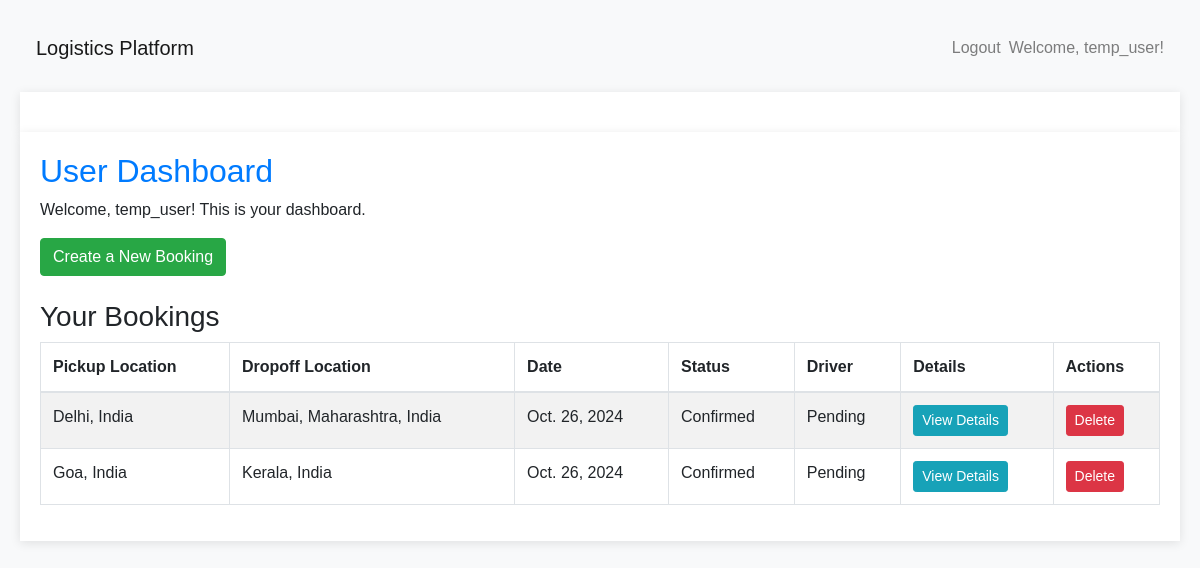
Page /accounts/user_dashboard/ (signed in) on the committed database.
### bookings/models.py (models this page shows, shortened)
class Booking(models.Model):
    STATUS_CHOICES = [
        ('pending', 'Pending'),
        ('confirmed', 'Confirmed'),
        ('accepted', 'Accepted'),
        ('rejected', 'Rejected'),
    ]
    user = models.ForeignKey(User, on_delete=models.CASCADE)
    pickup_location = models.CharField(max_length=255)
    dropoff_location = models.CharField(max_length=255)
    vehicle_type = models.ForeignKey(VehicleType, on_delete=models.CASCADE)
    date = models.DateField()
    created_at = models.DateTimeField(auto_now_add=True)
    distance = models.DecimalField(max_digits=10, decimal_places=2, null=True, blank=True)
    estimated_cost = models.DecimalField(max_digits=10, decimal_places=2, null=True, blank=True)
    status = models.CharField(max_length=20, choices=STATUS_CHOICES, default='pending')

### accounts/decorators.py (the view)
        def _wrapped_view(request, *args, **kwargs):
            if request.user.profile.role in allowed_roles:
                return view_func(request, *args, **kwargs)
            else:
                return HttpResponseForbidden("You are not authorized to view this page.")

### accounts/views.py (called while the page is built)
@login_required
@role_required(allowed_roles=['user'])
def user_dashboard(request):
    bookings = Booking.objects.filter(user=request.user).order_by('-created_at')
    return render(request, 'accounts/user_dashboard.html', {'bookings': bookings})

### accounts/templates/accounts/user_dashboard.html (shortened to what this page needs)
{% extends "base.html" %}
{% block content %}
<div class="container">
    <h2>User Dashboard</h2>
    <p>Welcome, {{ user.username }}! This is your dashboard.</p>
    <a href="{% url 'bookings:create_booking' %}" class="btn btn-success mb-4">Create a New Booking</a>
    <h3>Your Bookings</h3>
    {% if bookings %}
        <table class="table table-bordered table-striped">
            <thead>
                <tr>
                    <th>Pickup Location</th>
                    <th>Dropoff Location</th>
                    <th>Date</th>
                    <th>Status</th>
                    <th>Driver</th>
                    <th>Details</th>
                    <th>Actions</th>
                </tr>
            </thead>
            <tbody>
                {% for booking in bookings %}
                    <tr>
                        <td>{{ booking.pickup_location }}</td>
                        <td>{{ booking.dropoff_location }}</td>
                        <td>{{ booking.date }}</td>
                        <td>{{ booking.status|capfirst }}</td>
                        <td>
                            {% if booking.status == 'approved' %}
                                {{ booking.driver.username }}
                            {% else %}
                                Pending
                            {% endif %}
                        </td>
                        <td><a href="#" class="btn btn-info btn-sm">View Details</a></td>
                        <td>
                            <form method="POST" action="{% url 'bookings:delete_booking' booking.id %}">
                                <button type="submit" class="btn btn-danger btn-sm">Delete</button>
                            </form>
                        </td>
                    </tr>
                {% endfor %}
            </tbody>
        </table>
    {% else %}
        <p>You have no bookings yet.</p>
    {% endif %}
</div>
{% endblock %}

### templates/base.html (shortened to what this page needs)
{% load static %}
<!DOCTYPE html>
<html lang="en">
<head>
    <link rel="stylesheet" href="https://stackpath.bootstrapcdn.com/bootstrap/4.5.2/css/bootstrap.min.css">
    <link rel="stylesheet" href="{% static 'css/custom.css' %}">
</head>
<body>
    <nav class="navbar navbar-expand-lg navbar-light bg-light">
        <a class="navbar-brand" href="{% url 'home' %}">Logistics Platform</a>
        <div class="collapse navbar-collapse">
            <ul class="navbar-nav ml-auto">
                {% if user.is_authenticated %}
                    <li class="nav-item">
                        <a class="nav-link" href="{% url 'accounts:logout' %}">Logout</a>
                    </li>
                    <li class="nav-item">
                        <span class="navbar-text">Welcome, {{ user.username }}!</span>
                    </li>
                {% endif %}
            </ul>
        </div>
    </nav>
    <div class="container mt-3">
    </div>
    {% block content %}
    {% endblock %}
</body>
</html>
</body>
</html>

### bookings/static/css/custom.css (style rules this page uses)
body { font-family: Arial, sans-serif; background-color: #f8f9fa; padding: 20px; }
h2 { color: #007bff; }
.container { max-width: 1200px; margin: 0 auto; padding: 20px; background-color: #ffffff; box-shadow: 0 2px 10px rgba(0, 0, 0, 0.1); }

### rows in the picture
Booking: pickup_location "Delhi, India", dropoff_location "Mumbai, Maharashtra, India", date "Oct. 26, 2024", status "Confirmed", shows "Pending"
Booking: pickup_location "Goa, India", dropoff_location "Kerala, India", date "Oct. 26, 2024", status "Confirmed", shows "Pending"

### other values in the picture
{{ user.username }} "temp_user"
